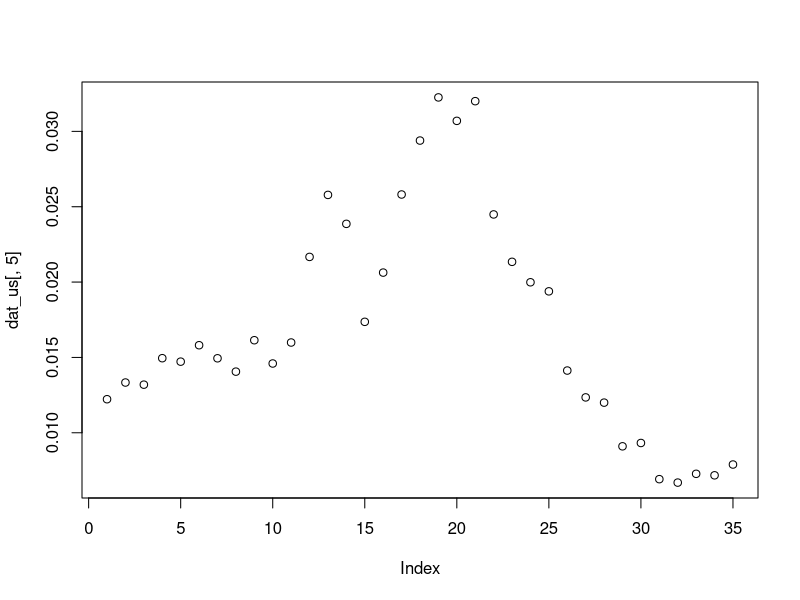
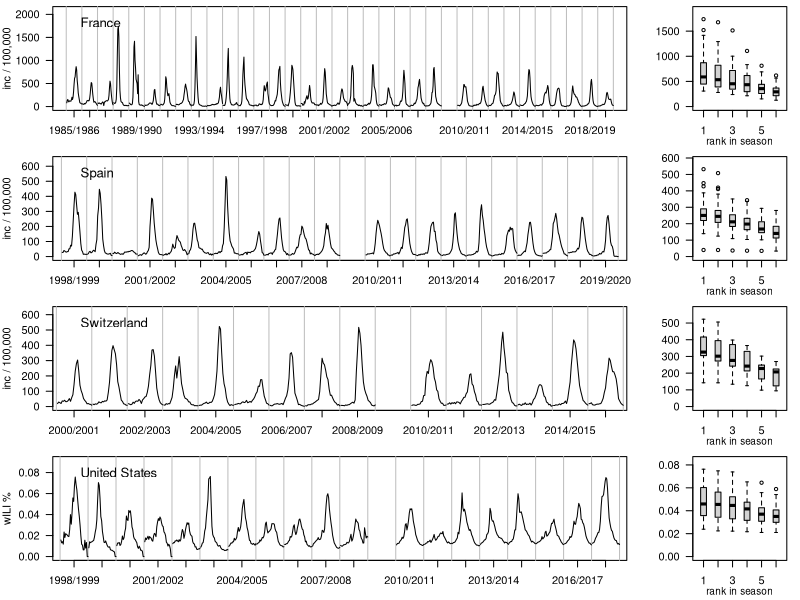

Write the R code that produced these figures, in order.
setwd("/home/johannes/Documents/Ideas/mem/Simulations")

dat_ch <- read.csv("../Data/for_mem/ili_mem_ch.csv")
dat_es <- read.csv("../Data/for_mem/ili_mem_es.csv")
dat_fr <- read.csv("../Data/for_mem/ili_mem_fr.csv")
dat_us <- read.csv("../Data/for_mem/ili_mem_us.csv")

dim(dat_us)

plot(dat_us[, 5])

matr <- dat_ch
xlim <- c(1990, 2020)

plot_mem_ts <- function(matr, xlim, ylab = "inc / 100,000", ...){
  years <- as.numeric(substr(colnames(matr), start = 13, stop = 16)) - 1
  labels_years <- gsub(".", "/", substr(colnames(matr), start = 8, stop = 16), fixed = TRUE)
  
  plot(NULL, xlim = xlim, ylim = c(0, 1.2*max(matr)), xlab = "", ylab = ylab, axes = FALSE,...)
  axis(1, at = years + 0.5, labels = labels_years)
  axis(2)
  box()
  
  abline(v = seq(from = floor(xlim[1]), to = ceiling(xlim[2])), col = "grey")

  weeks_per_seas <- nrow(matr)
  for(i in 1:ncol(matr)){
    x <- years[i] + (1:weeks_per_seas)/weeks_per_seas
    lines(x, matr[, i])
  }
}

bplot_ranks <- function(matr, ylab = ""){
  plot(NULL, xlim = c(0.5, 6.5), ylim = c(0, 1.1*max(matr)), xlab = "", ylab = ylab)
  mtext("rank in season", 1, line = 1.8, cex = 0.6)
  get_nth <- function(vect, n) sort(vect, decreasing = TRUE)[n]
  for(i in 1:6) boxplot(apply(matr, 2, get_nth, n = i), at = i, add = TRUE, axes = FALSE)
}

pdf("../Draft/figure/plot_data.pdf", width = 9, height = 5.5)
par(las = 1, mar = c(3, 4, 0.5, 1))
layout(matrix(1:8, ncol = 2, byrow = TRUE), widths = c(8, 2))
plot_mem_ts(dat_fr, xlim = c(1985.5, 2019.5)); legend("topleft", legend = " France", bty = "n", cex = 1.2)
bplot_ranks(dat_fr)

plot_mem_ts(dat_es, xlim = c(1998.5, 2019.5)); legend("topleft", legend = " Spain", bty = "n", cex = 1.2)
bplot_ranks(dat_es)

plot_mem_ts(dat_ch, xlim = c(2000.5, 2015.5)); legend("topleft", legend = " Switzerland", bty = "n", cex = 1.2)
bplot_ranks(dat_ch)

plot_mem_ts(dat_us, xlim = c(1998.5, 2017.5), ylab = "wILI %"); legend("topleft", legend = " United States", bty = "n", cex = 1.2)
bplot_ranks(dat_us)
dev.off()

